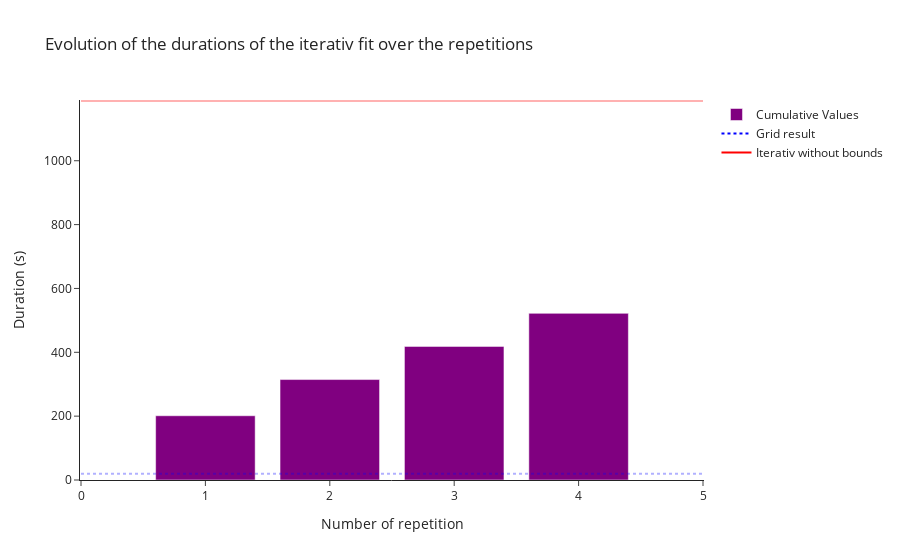

Write notebook code for a chart like this one.
### Markdown cell above
# Figure 3

### Code cell
fig3 = go.Figure()
cumulative_durations = np.cumsum(gauss_duration_repeat[2:])
# plot duration iterativ repeat
fig3.add_trace(go.Bar(x=np.arange(0,n_repeat,1)+1,
                      y=cumulative_durations,
                      marker=dict(color='purple'),
                      name='Cumulative Values'))


# plot duration Iterativ without bounds 
fig3.add_shape(
    type='line',
    x0=0, y0=gauss_duration_repeat[grid_place], x1=n_repeat+1, y1=gauss_duration_repeat[grid_place],
    line=dict(color='blue', width=2, dash='dot'), 
    name='Grid result')

# plot duration grid 
fig3.add_shape(
    type='line',
    x0=0, y0=gauss_duration_repeat[no_bd], x1=n_repeat+1, y1=gauss_duration_repeat[no_bd],
    line=dict(color='red', width=2, dash='solid'), 
    name='Iterativ without bounds')

# for the legend
fig3.add_trace(go.Scatter(x=[None],
                          y=[None],
                          mode='lines',
                          line=dict(color='blue', width=2, dash='dot'),
                          name='Grid result'))

fig3.add_trace(go.Scatter(x=[None],
                          y=[None],
                          mode='lines',
                          line=dict(color='red', width=2, dash='solid'),
                          name='Iterativ without bounds'))


fig3.update_layout(template='simple_white',
                  title = 'Evolution of the durations of the iterativ fit over the repetitions',
                  xaxis_title = 'Number of repetition',
                  yaxis_title = 'Duration (s)')

fig2.update_xaxes(range=[0,n_repeat+1])
fig2.update_yaxes(range=[0,1500])

fig3.show()

### Figure 1 — Plotly figure (JSON) as saved in the notebook; plotly's stock layout.template omitted (floating-point values rounded to 4 significant figures)
{"data": [{"marker": {"color": "purple"}, "name": "Cumulative Values", "type": "bar", "x": [1, 2, 3, 4], "y": [201.3, 314.6, 418.5, 522.0]}, {"line": {"color": "blue", "dash": "dot", "width": 2}, "mode": "lines", "name": "Grid result", "type": "scatter", "x": [null], "y": [null]}, {"line": {"color": "red", "dash": "solid", "width": 2}, "mode": "lines", "name": "Iterativ without bounds", "type": "scatter", "x": [null], "y": [null]}], "layout": {"autosize": true, "shapes": [{"line": {"color": "blue", "dash": "dot", "width": 2}, "name": "Grid result", "type": "line", "x0": 0, "x1": 5, "y0": 19.64, "y1": 19.64}, {"line": {"color": "red", "dash": "solid", "width": 2}, "name": "Iterativ without bounds", "type": "line", "x0": 0, "x1": 5, "y0": 1187.0, "y1": 1187.0}], "title": {"text": "Evolution of the durations of the iterativ fit over the repetitions"}, "xaxis": {"autorange": true, "range": [-0.009208, 5.009], "title": {"text": "Number of repetition"}, "type": "linear"}, "yaxis": {"autorange": true, "range": [0, 1194.0], "title": {"text": "Duration (s)"}, "type": "linear"}}}
